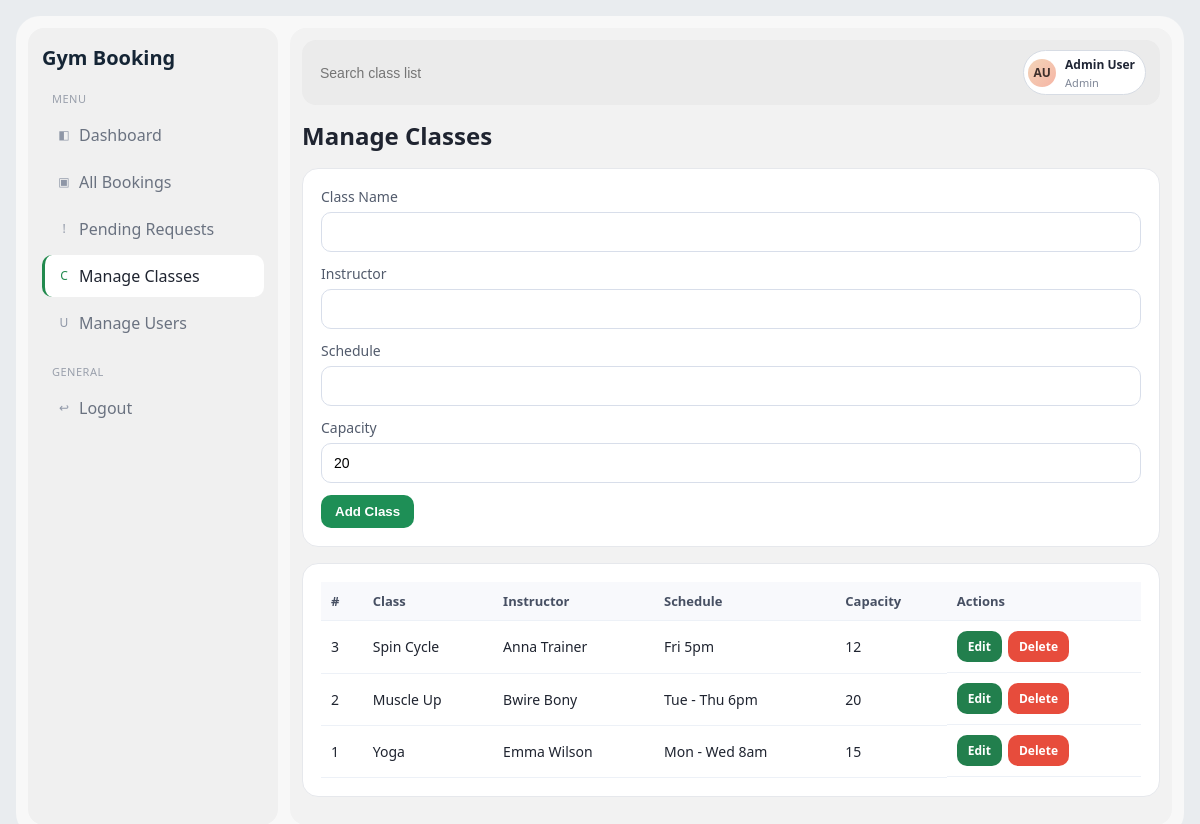
The app's page /pages/manage_classes.php (signed in) with its own data.
### tables this page shows
CREATE TABLE `classes` (
  `id` int(11) NOT NULL,
  `class_name` varchar(100) NOT NULL,
  `instructor` varchar(100) NOT NULL,
  `schedule` varchar(100) NOT NULL,
  `capacity` int(11) DEFAULT 20
);

### includes/auth.php (called while the page is built, shortened)
<?php
function userInitials(string $name): string {
    $parts = preg_split('/\s+/', trim($name));
    $first = strtoupper(substr($parts[0], 0, 1));
    $second = isset($parts[1]) ? strtoupper(substr($parts[1], 0, 1)) : strtoupper(substr($parts[0], 1, 1));
    return trim($first . $second) ?: 'GU';
}
?>

### pages/manage_classes.php (the view, shortened to what this page needs)
<?php
require '../includes/auth.php';
$pdo = getDB();
$editing = null;
$initials = userInitials($_SESSION['user_name'] ?? 'Gym User');
$classes = $pdo->query("SELECT * FROM classes ORDER BY id DESC")->fetchAll();
?>
<!DOCTYPE html>
<html>
<head>
    <link rel="stylesheet" href="../style.css">
</head>
<body>
<div class="layout">
    <aside class="sidebar">
        <div class="brand">Gym Booking</div>
        <div class="menu-section">Menu</div>
        <a class="menu-link" data-icon="◧" href="dashboard.php">Dashboard</a>
        <a class="menu-link" data-icon="▣" href="bookings.php">All Bookings</a>
        <a class="menu-link" data-icon="!" href="pending_bookings.php">Pending Requests</a>
        <a class="menu-link active" data-icon="C" href="manage_classes.php">Manage Classes</a>
        <a class="menu-link" data-icon="U" href="manage_users.php">Manage Users</a>
        <div class="menu-section">General</div>
        <a class="menu-link" data-icon="↩" href="../logout.php">Logout</a>
    </aside>
    <main class="content">
        <div class="searchbar">
            <input class="search-input" type="text" placeholder="Search class list" />
            <div class="top-actions">
                <span class="profile-chip">
                    <span class="avatar"><?= htmlspecialchars($initials) ?></span>
                    <span class="profile-meta">
                        <span class="profile-name"><?= htmlspecialchars($_SESSION['user_name']) ?></span><br>
                        <span class="profile-role">Admin</span>
                    </span>
                </span>
            </div>
        </div>
        <div class="topbar"><h2>Manage Classes</h2></div>
        <div class="panel">
            <form method="POST">
                <label>Class Name</label><input name="class_name" required value="<?= htmlspecialchars($editing['class_name'] ?? '') ?>">
                <label>Instructor</label><input name="instructor" required value="<?= htmlspecialchars($editing['instructor'] ?? '') ?>">
                <label>Schedule</label><input name="schedule" required value="<?= htmlspecialchars($editing['schedule'] ?? '') ?>">
                <label>Capacity</label><input name="capacity" type="number" min="1" required value="<?= htmlspecialchars((string)($editing['capacity'] ?? 20)) ?>">
                <button class="btn btn-primary" type="submit"><?= $editing ? 'Update Class' : 'Add Class' ?></button>
            </form>
        </div>
        <div class="panel">
            <table>
                <tr><th>#</th><th>Class</th><th>Instructor</th><th>Schedule</th><th>Capacity</th><th>Actions</th></tr>
                <?php foreach ($classes as $c): ?>
                <tr>
                    <td><?= $c['id'] ?></td>
                    <td><?= htmlspecialchars($c['class_name']) ?></td>
                    <td><?= htmlspecialchars($c['instructor']) ?></td>
                    <td><?= htmlspecialchars($c['schedule']) ?></td>
                    <td><?= htmlspecialchars((string)$c['capacity']) ?></td>
                    <td class="actions">
                        <a class="btn btn-blue btn-sm" href="manage_classes.php?edit=<?= $c['id'] ?>">Edit</a>
                        <a class="btn btn-danger btn-sm" href="manage_classes.php?delete=<?= $c['id'] ?>" onclick="return confirm('Delete this class?')">Delete</a>
                    </td>
                </tr>
                <?php endforeach; ?>
            </table>
        </div>
    </main>
</div>
</body>
</html>

### style.css (style rules this page uses)
* { box-sizing: border-box; }
body { margin: 0; font-family: "Segoe UI", Arial, sans-serif; background: #e9ecef; color: #1f2430; }
a { color: inherit; text-decoration: none; }
.layout { min-height: calc(100vh - 32px); display: flex; background: #f8f8f8; margin: 16px; border-radius: 24px; padding: 12px; gap: 12px; }
.sidebar { width: 250px; background: #f0f0f0; color: #68707f; padding: 16px 14px; border-radius: 16px; }
.brand { color: #152535; font-size: 20px; font-weight: 700; margin-bottom: 18px; }
.menu-section { margin: 20px 10px 8px; font-size: 11px; color: #9aa0ac; letter-spacing: 0.5px; text-transform: uppercase; }
.menu-link { display: flex; align-items: center; gap: 8px; padding: 10px 12px; border-radius: 10px; margin-bottom: 5px; color: #6a7280; border-left: 3px solid transparent; }
.menu-link:hover, .menu-link.active { background: #ffffff; color: #1f2430; border-left-color: #228a4e; }
.menu-link::before { content: attr(data-icon); width: 14px; height: 14px; border-radius: 4px; color: #8e96a6; font-size: 12px; line-height: 14px; text-align: center; }
.menu-link.active::before { color: #228a4e; }
.content { flex: 1; padding: 12px; background: #f2f2f2; border-radius: 16px; }
.searchbar { background: #ebebeb; border-radius: 14px; padding: 10px 14px; display: flex; justify-content: space-between; align-items: center; margin-bottom: 14px; }
.search-input { flex: 1; margin: 0; border: none; background: transparent; box-shadow: none; padding: 6px 4px; }
.top-actions { display: flex; gap: 10px; align-items: center; }
.profile-chip { display: flex; align-items: center; gap: 9px; background: #fff; border: 1px solid #d7dce4; border-radius: 999px; padding: 4px 10px 4px 4px; }
.avatar { width: 28px; height: 28px; border-radius: 50%; background: linear-gradient(135deg, #f2d4b8, #f6b5a5); color: #3e2f2b; font-size: 12px; font-weight: 700; display: inline-flex; align-items: center; justify-content: center; }
.profile-meta { line-height: 1.1; }
.profile-name { font-size: 12px; font-weight: 600; color: #202635; }
.profile-role { font-size: 11px; color: #7f8797; }
.topbar { display: flex; justify-content: space-between; align-items: center; margin-bottom: 16px; }
.topbar h2 { margin: 0; }
.panel { background: #ffffff; border-radius: 16px; padding: 18px; border: 1px solid #e6e8ec; margin-bottom: 16px; }
label { display: block; margin-bottom: 6px; font-size: 14px; color: #525b6c; }
input, select { width: 100%; padding: 11px 12px; border: 1px solid #d8deea; border-radius: 10px; margin-bottom: 12px; font-size: 14px; background: #fff; }
.btn { border: none; border-radius: 10px; padding: 9px 14px; font-weight: 600; cursor: pointer; display: inline-block; }
.btn-primary { background: #1e8f56; color: #fff; }
.btn-blue { background: #227f4d; color: #fff; }
.btn-danger { background: #e74c3c; color: #fff; }
.btn-sm { font-size: 12px; padding: 7px 11px; }
table { width: 100%; border-collapse: collapse; }
th, td { text-align: left; padding: 10px; border-bottom: 1px solid #edf1f7; font-size: 14px; }
th { color: #475063; font-size: 13px; background: #f8f9fc; }
.actions { display: flex; gap: 6px; flex-wrap: wrap; }

### records on screen
classes: id "3", class_name "Spin Cycle", instructor "Anna Trainer", schedule "Fri 5pm", capacity "12"
classes: id "2", class_name "Muscle Up", instructor "Bwire Bony", schedule "Tue - Thu 6pm", capacity "20"
classes: id "1", class_name "Yoga", instructor "Emma Wilson", schedule "Mon - Wed 8am", capacity "15"

### other values on screen
$initials "AU"
$_SESSION['user_name'] "Admin User"
